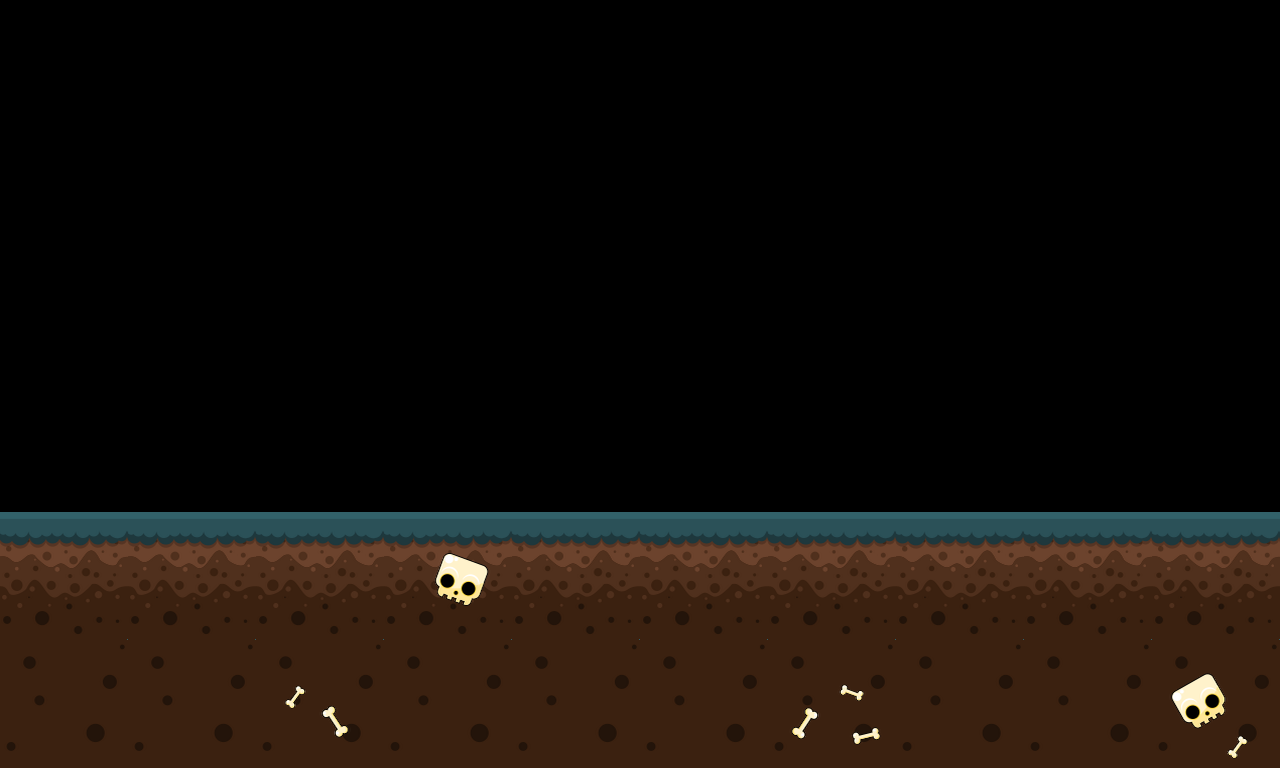

This is a level from a 2D game, rendered from its Tiled map with the project's own tilesets. A one-line summary and the complete map file follow:
An orthogonal 10x6 tile map with 128x128 px tiles, 2 tile layers (Tile Layer 1, Tile Layer 2).

<map version="1.0" orientation="orthogonal" renderorder="right-down" width="10" height="6" tilewidth="128" tileheight="128" nextobjectid="1">
 <tileset firstgid="1" name="grave" tilewidth="128" tileheight="128" spacing="2" margin="2" tilecount="7" columns="7">
  <image source="../tex/grave.png" width="1024" height="256" />
 </tileset>
 <layer name="Tile Layer 1" width="10" height="6">
  <data encoding="csv">
0,0,0,0,0,0,0,0,0,0,
0,0,0,0,0,0,0,0,0,0,
0,0,0,0,0,0,0,0,0,0,
0,0,0,0,0,0,0,0,0,0,
5,5,5,5,5,5,5,5,5,5,
6,6,6,6,6,6,6,6,6,6
</data>
 </layer>
 <layer name="Tile Layer 2" width="10" height="6">
  <data encoding="csv">
0,0,0,0,0,0,0,0,0,0,
0,0,0,0,0,0,0,0,0,0,
0,0,0,0,0,0,0,0,0,0,
0,0,0,0,0,0,0,0,0,0,
0,0,0,2,0,0,0,0,0,0,
0,0,4,0,0,0,3,0,0,1
</data>
 </layer>
</map>
